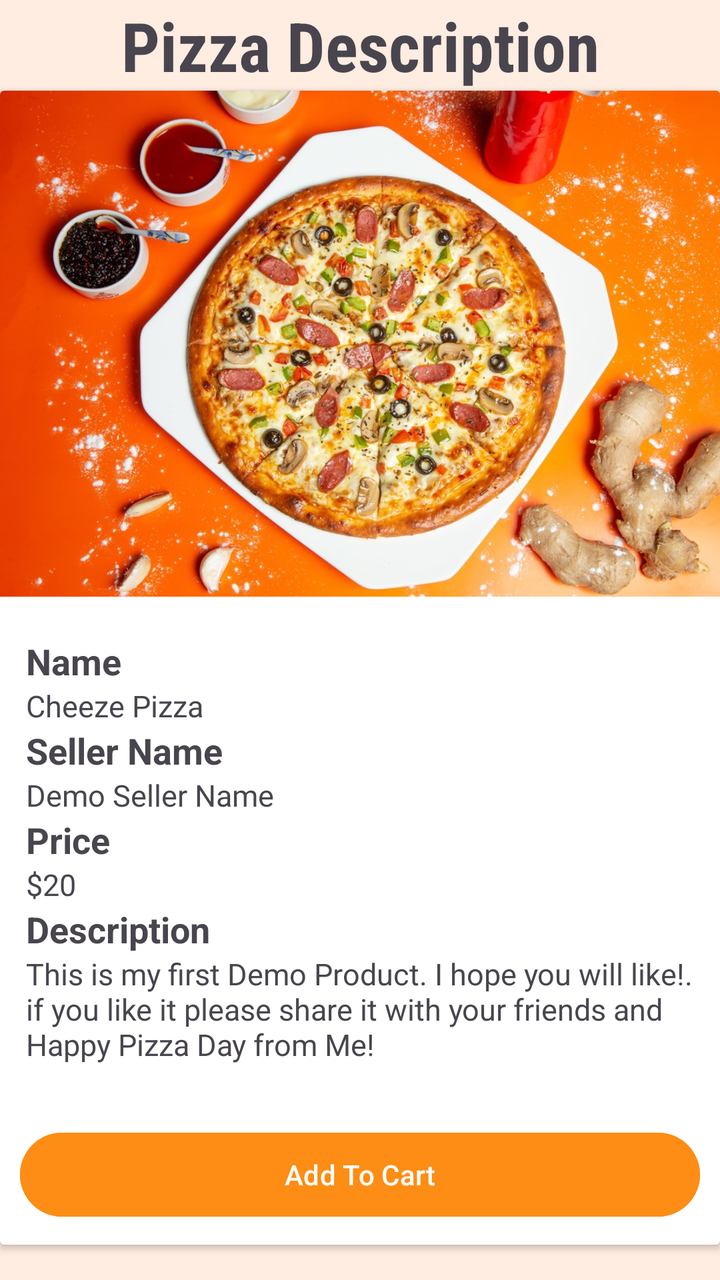
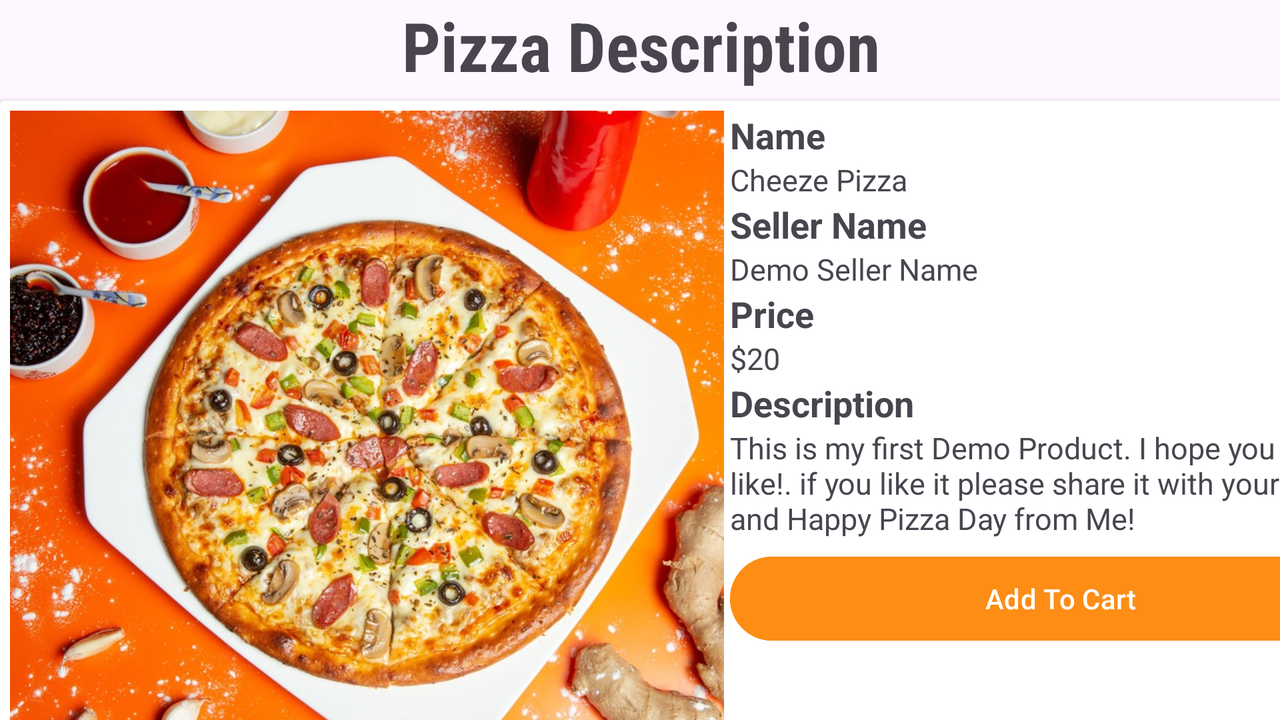

An Android layout and its configuration variant, each rendered on a device that would load it. The default file and the variant file are quoted in full after the pictures.
<!-- AndroidManifest.xml: application theme Theme.Group6Project -->
<!-- res/layout/product_details.xml -->
<?xml version="1.0" encoding="utf-8"?>
<LinearLayout xmlns:android="http://schemas.android.com/apk/res/android"
    android:layout_width="match_parent"
    android:layout_height="match_parent"
    android:background="@color/bg_primary"
    android:orientation="vertical">

    <TextView
        android:id="@+id/title"
        android:layout_width="match_parent"
        android:layout_height="wrap_content"
        android:fontFamily="sans-serif-condensed"
        android:gravity="center"
        android:paddingStart="10sp"
        android:paddingEnd="10sp"
        android:text="@string/pizza_description"
        android:textSize="34sp"
        android:textStyle="bold" />

    <androidx.cardview.widget.CardView
        android:id="@+id/cardView"
        android:layout_width="wrap_content"
        android:layout_height="wrap_content">

        <LinearLayout
            android:layout_width="match_parent"
            android:layout_height="wrap_content"
            android:orientation="vertical">

            <ImageView
                android:id="@+id/productImage1"
                android:layout_width="match_parent"
                android:layout_height="253dp"
                android:contentDescription="@string/demo_description"
                android:scaleType="centerCrop"
                android:src="@drawable/img1" />

            <LinearLayout
                android:layout_width="match_parent"
                android:layout_height="wrap_content"
                android:orientation="vertical"
                android:paddingStart="3sp"
                android:padding="10dp"
                android:layout_margin="10dp"
                android:paddingEnd="3sp">

                <TextView
                    android:id="@+id/pizzaNameLabel1"
                    android:layout_width="match_parent"
                    android:layout_height="wrap_content"
                    android:text="@string/pizza_name"
                    android:textSize="18sp"
                    android:textStyle="bold" />

                <TextView
                    android:id="@+id/name1"
                    android:layout_width="match_parent"
                    android:layout_height="wrap_content"
                    android:text="@string/demo_cheeze_type"
                    android:textSize="15sp" />

                <TextView
                    android:id="@+id/sellerNameLabel"
                    android:layout_width="match_parent"
                    android:layout_height="wrap_content"
                    android:text="@string/seller_name"
                    android:textSize="18sp"
                    android:textStyle="bold" />

                <TextView
                    android:id="@+id/sellerName1"
                    android:layout_width="match_parent"
                    android:layout_height="wrap_content"
                    android:text="@string/demo_seller_name"
                    android:textSize="15sp" />

                <TextView
                    android:id="@+id/priceLabel"
                    android:layout_width="match_parent"
                    android:layout_height="wrap_content"
                    android:text="@string/price"
                    android:textSize="18sp"
                    android:textStyle="bold" />

                <TextView
                    android:id="@+id/price1"
                    android:layout_width="match_parent"
                    android:layout_height="wrap_content"
                    android:text="@string/demo_price"
                    android:textSize="15sp" />

                <TextView
                    android:id="@+id/descriptionLabel"
                    android:layout_width="match_parent"
                    android:layout_height="wrap_content"
                    android:text="@string/description"
                    android:textSize="18sp"
                    android:textStyle="bold" />

                <TextView
                    android:id="@+id/description1"
                    android:layout_width="match_parent"
                    android:layout_height="wrap_content"
                    android:maxLines="3"
                    android:text="@string/demo_description"
                    android:textSize="15sp" />
            </LinearLayout>

            <Button
                android:id="@+id/addToCart"
                android:layout_margin="10dp"
                android:layout_width="match_parent"
                android:layout_height="50dp"
                android:layout_marginTop="5dp"
                android:backgroundTint="@color/secondary"
                android:text="@string/btn_add_to_cart" />

        </LinearLayout>

    </androidx.cardview.widget.CardView>

</LinearLayout>
<!-- resources referenced by this layout -->
<resources>
  <color name="bg_primary">#ffede1</color>
  <color name="secondary">#FD8D14</color>
  <!-- drawable img1: jpg bitmap (drawable, 265520 bytes) -->
  <string name="btn_add_to_cart">Add To Cart</string>
  <string name="demo_cheeze_type">Cheeze Pizza</string>
  <string name="demo_description">This is my first Demo Product. I hope you will like!. if you like it please share it with your friends and Happy Pizza Day from Me!</string>
  <string name="demo_price">$20</string>
  <string name="demo_seller_name">Demo Seller Name</string>
  <string name="description">Description</string>
  <string name="pizza_description">Pizza Description</string>
  <string name="pizza_name">Name</string>
  <string name="price">Price</string>
  <string name="seller_name">Seller Name</string>
  <style name="Theme.Group6Project" parent="Base.Theme.Group6Project" />
  <style name="Base.Theme.Group6Project" parent="Theme.Material3.DayNight.NoActionBar">
          
          
      </style>
</resources>
<!-- res/layout-land/product_details.xml (the repository's variant of the layout above) -->
<!-- drawn on the phone turned sideways -->
<?xml version="1.0" encoding="utf-8"?>
<LinearLayout xmlns:android="http://schemas.android.com/apk/res/android"
    android:layout_width="match_parent"
    android:layout_height="match_parent"
    android:orientation="vertical">

    <TextView
        android:id="@+id/title"
        android:layout_width="match_parent"
        android:layout_height="wrap_content"
        android:layout_marginStart="10dp"
        android:layout_marginLeft="10dp"
        android:layout_marginEnd="9dp"
        android:layout_marginRight="9dp"
        android:layout_marginBottom="5dp"
        android:fontFamily="sans-serif-condensed"
        android:gravity="center"
        android:paddingStart="10sp"
        android:paddingEnd="10sp"
        android:text="@string/pizza_description"
        android:textSize="34sp"
        android:textStyle="bold"/>

    <androidx.cardview.widget.CardView
        android:id="@+id/cardView"
        android:layout_width="704dp"
        android:layout_height="336dp">

        <LinearLayout
            android:layout_width="match_parent"
            android:layout_height="match_parent"
            android:padding="5dp">

            <ImageView
                android:id="@+id/productImage1"
                android:layout_width="357dp"
                android:layout_height="wrap_content"
                android:contentDescription="@string/demo_description"
                android:scaleType="centerCrop"
                android:src="@drawable/img1" />

            <ScrollView
                android:layout_width="match_parent"
                android:layout_height="match_parent">

                <LinearLayout
                    android:layout_width="match_parent"
                    android:layout_height="wrap_content"
                    android:orientation="vertical"
                    android:paddingStart="3sp"
                    android:paddingEnd="3sp">

                    <TextView
                        android:id="@+id/pizzaNameLabel1"
                        android:layout_width="match_parent"
                        android:layout_height="wrap_content"
                        android:text="@string/pizza_name"
                        android:textSize="18sp"
                        android:textStyle="bold" />

                    <TextView
                        android:id="@+id/name1"
                        android:layout_width="match_parent"
                        android:layout_height="wrap_content"
                        android:text="@string/demo_cheeze_type"
                        android:textSize="15sp" />

                    <TextView
                        android:id="@+id/sellerNameLabel"
                        android:layout_width="match_parent"
                        android:layout_height="wrap_content"
                        android:text="@string/seller_name"
                        android:textSize="18sp"
                        android:textStyle="bold" />

                    <TextView
                        android:id="@+id/sellerName1"
                        android:layout_width="match_parent"
                        android:layout_height="wrap_content"
                        android:text="@string/demo_seller_name"
                        android:textSize="15sp" />

                    <TextView
                        android:id="@+id/priceLabel"
                        android:layout_width="match_parent"
                        android:layout_height="wrap_content"
                        android:text="@string/price"
                        android:textSize="18sp"
                        android:textStyle="bold" />

                    <TextView
                        android:id="@+id/price1"
                        android:layout_width="match_parent"
                        android:layout_height="wrap_content"
                        android:text="@string/demo_price"
                        android:textSize="15sp" />

                    <TextView
                        android:id="@+id/descriptionLabel"
                        android:layout_width="match_parent"
                        android:layout_height="wrap_content"
                        android:text="@string/description"
                        android:textSize="18sp"
                        android:textStyle="bold" />

                    <TextView
                        android:id="@+id/description1"
                        android:layout_width="match_parent"
                        android:layout_height="wrap_content"
                        android:maxLines="3"
                        android:text="@string/demo_description"
                        android:textSize="15sp"/>

                    <Button
                        android:id="@+id/addToCart"
                        android:layout_width="match_parent"
                        android:layout_height="50dp"
                        android:layout_marginTop="5dp"
                        android:text="@string/btn_add_to_cart"
                        android:textColor="#FFFFFF"
                        android:backgroundTint="@color/secondary" />
                </LinearLayout>
            </ScrollView>

        </LinearLayout>

    </androidx.cardview.widget.CardView>

</LinearLayout>
<!-- resources referenced by the variant -->
<!-- as the phone turned sideways resolves them -->
<resources>
  <color name="secondary">#FD8D14</color>
  <!-- drawable img1: jpg bitmap (drawable, 265520 bytes) -->
  <string name="btn_add_to_cart">Add To Cart</string>
  <string name="demo_cheeze_type">Cheeze Pizza</string>
  <string name="demo_description">This is my first Demo Product. I hope you will like!. if you like it please share it with your friends and Happy Pizza Day from Me!</string>
  <string name="demo_price">$20</string>
  <string name="demo_seller_name">Demo Seller Name</string>
  <string name="description">Description</string>
  <string name="pizza_description">Pizza Description</string>
  <string name="pizza_name">Name</string>
  <string name="price">Price</string>
  <string name="seller_name">Seller Name</string>
  <style name="Theme.Group6Project" parent="Base.Theme.Group6Project" />
  <style name="Base.Theme.Group6Project" parent="Theme.Material3.DayNight.NoActionBar">
          
          
      </style>
</resources>
